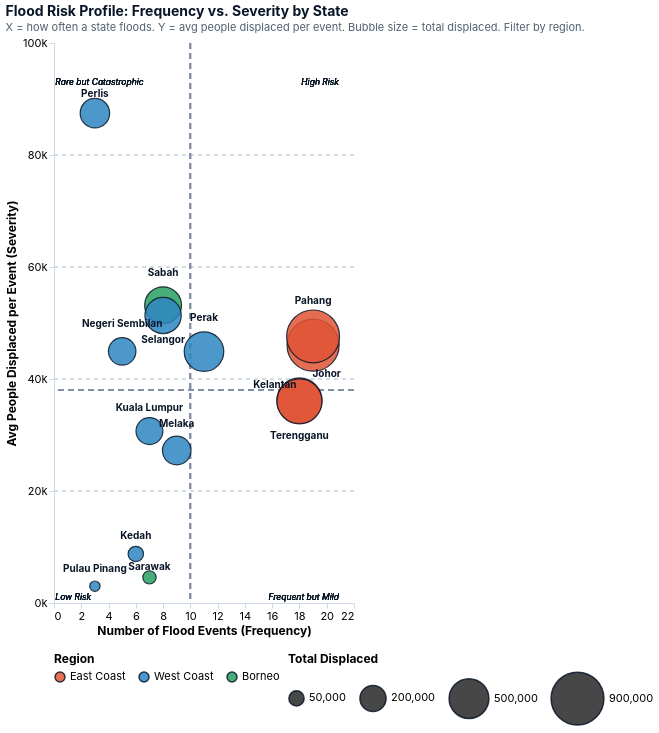

Express this chart as Vega-Lite.
### Vega-Lite specification from a JSON file in a GitHub repository (floating-point values rounded to 4 significant figures)
{"$schema": "https://vega.github.io/schema/vega-lite/v5.json", "title": {"text": "Flood Risk Profile: Frequency vs. Severity by State", "subtitle": "X = how often a state floods. Y = avg people displaced per event. Bubble size = total displaced. Filter by region.", "anchor": "start", "fontSize": 14, "subtitleFontSize": 11, "font": "Inter, sans-serif", "subtitleFont": "Inter, sans-serif", "color": "#0a1628", "subtitleColor": "#526070"}, "width": "container", "height": 560, "config": {"view": {"stroke": "transparent"}, "axis": {"grid": false, "domain": true, "domainColor": "#cfd9e6", "ticks": true, "tickColor": "#cfd9e6", "labelFont": "Inter, sans-serif", "titleFont": "Inter, sans-serif", "labelFontSize": 11, "titleFontSize": 12}, "legend": {"labelFont": "Inter, sans-serif", "titleFont": "Inter, sans-serif", "labelFontSize": 11, "titleFontSize": 12}}, "data": {"values": [{"State": "Johor", "Event_Count": 19, "Avg_Affected": 46043, "Total_Affected": 874814, "Region": "East Coast", "LabelY": 40000, "LabelX": 20}, {"State": "Pahang", "Event_Count": 19, "Avg_Affected": 47594, "Total_Affected": 904288, "Region": "East Coast", "LabelY": 53000, "LabelX": 19}, {"State": "Kelantan", "Event_Count": 18, "Avg_Affected": 36156, "Total_Affected": 650813, "Region": "East Coast", "LabelY": 38000, "LabelX": 16.2}, {"State": "Terengganu", "Event_Count": 18, "Avg_Affected": 36006, "Total_Affected": 648106, "Region": "East Coast", "LabelY": 29000, "LabelX": 18}, {"State": "Sabah", "Event_Count": 8, "Avg_Affected": 53170, "Total_Affected": 425364, "Region": "Borneo", "LabelY": 58000, "LabelX": 8}, {"State": "Selangor", "Event_Count": 8, "Avg_Affected": 51347, "Total_Affected": 410776, "Region": "West Coast", "LabelY": 46000, "LabelX": 8}, {"State": "Perak", "Event_Count": 11, "Avg_Affected": 44897, "Total_Affected": 493869, "Region": "West Coast", "LabelY": 50000, "LabelX": 11}, {"State": "Melaka", "Event_Count": 9, "Avg_Affected": 27230, "Total_Affected": 245072, "Region": "West Coast", "LabelY": 31000, "LabelX": 9}, {"State": "Kuala Lumpur", "Event_Count": 7, "Avg_Affected": 30700, "Total_Affected": 214902, "Region": "West Coast", "LabelY": 34000, "LabelX": 7}, {"State": "Negeri Sembilan", "Event_Count": 5, "Avg_Affected": 44940, "Total_Affected": 224702, "Region": "West Coast", "LabelY": 49000, "LabelX": 5}, {"State": "Perlis", "Event_Count": 3, "Avg_Affected": 87471, "Total_Affected": 262412, "Region": "West Coast", "LabelY": 90000, "LabelX": 3}, {"State": "Kedah", "Event_Count": 6, "Avg_Affected": 8751, "Total_Affected": 52505, "Region": "West Coast", "LabelY": 11000, "LabelX": 6}, {"State": "Sarawak", "Event_Count": 7, "Avg_Affected": 4577, "Total_Affected": 32037, "Region": "Borneo", "LabelY": 5500, "LabelX": 7}, {"State": "Pulau Pinang", "Event_Count": 3, "Avg_Affected": 3006, "Total_Affected": 9019, "Region": "West Coast", "LabelY": 5200, "LabelX": 3}]}, "params": [{"name": "rg", "value": "All", "bind": {"input": "select", "options": ["All", "East Coast", "West Coast", "Borneo"], "name": "Highlight region: "}}], "layer": [{"mark": {"type": "rule", "strokeDash": [4, 4], "strokeWidth": 1, "color": "#d4dce8"}, "encoding": {"y": {"datum": 20000}}}, {"mark": {"type": "rule", "strokeDash": [4, 4], "strokeWidth": 1, "color": "#d4dce8"}, "encoding": {"y": {"datum": 40000}}}, {"mark": {"type": "rule", "strokeDash": [4, 4], "strokeWidth": 1, "color": "#d4dce8"}, "encoding": {"y": {"datum": 60000}}}, {"mark": {"type": "rule", "strokeDash": [4, 4], "strokeWidth": 1, "color": "#d4dce8"}, "encoding": {"y": {"datum": 80000}}}, {"mark": {"type": "rule", "strokeDash": [6, 4], "strokeWidth": 1.4, "color": "#8090a8", "opacity": 0.5}, "encoding": {"x": {"datum": 10}}}, {"mark": {"type": "rule", "strokeDash": [6, 4], "strokeWidth": 1.4, "color": "#8090a8", "opacity": 0.5}, "encoding": {"y": {"datum": 38000}}}, {"mark": {"type": "text", "fontSize": 8.5, "fontStyle": "italic", "font": "Inter, sans-serif", "opacity": 0.35, "align": "left"}, "encoding": {"x": {"datum": 0.1}, "y": {"datum": 93000}, "text": {"value": "Rare but Catastrophic"}, "color": {"value": "#0a1628"}}}, {"mark": {"type": "text", "fontSize": 8.5, "fontStyle": "italic", "font": "Inter, sans-serif", "opacity": 0.35, "align": "right"}, "encoding": {"x": {"datum": 20.9}, "y": {"datum": 93000}, "text": {"value": "High Risk"}, "color": {"value": "#0a1628"}}}, {"mark": {"type": "text", "fontSize": 8.5, "fontStyle": "italic", "font": "Inter, sans-serif", "opacity": 0.35, "align": "left"}, "encoding": {"x": {"datum": 0.1}, "y": {"datum": 1000}, "text": {"value": "Low Risk"}, "color": {"value": "#0a1628"}}}, {"mark": {"type": "text", "fontSize": 8.5, "fontStyle": "italic", "font": "Inter, sans-serif", "opacity": 0.35, "align": "right"}, "encoding": {"x": {"datum": 20.9}, "y": {"datum": 1000}, "text": {"value": "Frequent but Mild"}, "color": {"value": "#0a1628"}}}, {"mark": {"type": "circle", "stroke": "#0a1628", "strokeWidth": 1.2}, "encoding": {"x": {"field": "Event_Count", "type": "quantitative", "scale": {"domain": [0, 21]}, "axis": {"title": "Number of Flood Events (Frequency)", "tickCount": 7}}, "y": {"field": "Avg_Affected", "type": "quantitative", "scale": {"domain": [0, 96000]}, "axis": {"title": "Avg People Displaced per Event (Severity)", "format": "~s", "tickCount": 6}}, "size": {"field": "Total_Affected", "type": "quantitative", "scale": {"range": [80, 2800]}, "title": "Total Displaced", "legend": {"orient": "bottom", "direction": "horizontal", "values": [50000, 200000, 500000, 900000]}}, "color": {"field": "Region", "type": "nominal", "scale": {"domain": ["East Coast", "West Coast", "Borneo"], "range": ["#e05535", "#2e86c1", "#27a060"]}, "title": "Region", "legend": {"orient": "bottom", "direction": "horizontal"}}, "opacity": {"condition": {"test": "rg == 'All' || datum.Region == rg", "value": 0.85}, "value": 0.06}, "tooltip": [{"field": "State", "type": "nominal", "title": "State"}, {"field": "Region", "type": "nominal", "title": "Region"}, {"field": "Event_Count", "type": "quantitative", "title": "Events"}, {"field": "Avg_Affected", "type": "quantitative", "title": "Avg Displaced/Event", "format": ","}, {"field": "Total_Affected", "type": "quantitative", "title": "Total Displaced", "format": ","}]}}, {"mark": {"type": "text", "font": "Inter, sans-serif", "fontSize": 10, "fontWeight": 700, "align": "center", "baseline": "bottom"}, "encoding": {"x": {"field": "LabelX", "type": "quantitative", "scale": {"domain": [0, 21]}}, "y": {"field": "LabelY", "type": "quantitative", "scale": {"domain": [0, 96000]}}, "text": {"field": "State", "type": "nominal"}, "color": {"value": "#0a1628"}, "opacity": {"condition": {"test": "rg == 'All' || datum.Region == rg", "value": 1}, "value": 0.04}}}]}
